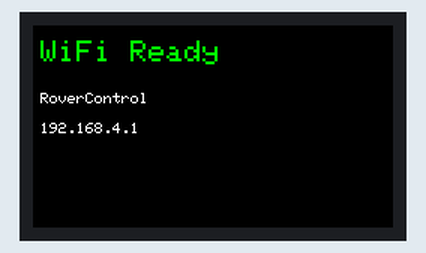
Simulated run of this sketch. Board: ESP32. Parts: 240×135 colour display.

Above: at 0.2 s.

The sketch:

wifitest.ino
```cpp
#include <M5StickCPlus.h>
#include <WiFi.h>

const char* ssid = "RoverControl";
const char* password = "Rover2026Test!";

void setup() {
  M5.begin();

  M5.Lcd.setRotation(1);
  M5.Lcd.fillScreen(BLACK);
  M5.Lcd.setTextSize(2);
  M5.Lcd.setTextColor(GREEN);

  WiFi.mode(WIFI_AP);

  bool success = WiFi.softAP(
    ssid,
    password,
    1,     // Wi-Fi channel
    0,     // SSID visible
    2      // Maximum clients
  );

  M5.Lcd.setCursor(5, 10);

  if (success) {
    M5.Lcd.println("WiFi Ready");

    M5.Lcd.setTextColor(WHITE);
    M5.Lcd.setTextSize(1);

    M5.Lcd.setCursor(5, 45);
    M5.Lcd.println(ssid);

    M5.Lcd.setCursor(5, 65);
    M5.Lcd.println(WiFi.softAPIP());
  } else {
    M5.Lcd.setTextColor(RED);
    M5.Lcd.println("WiFi Failed");
  }
}

void loop() {
  delay(1000);
}
```
